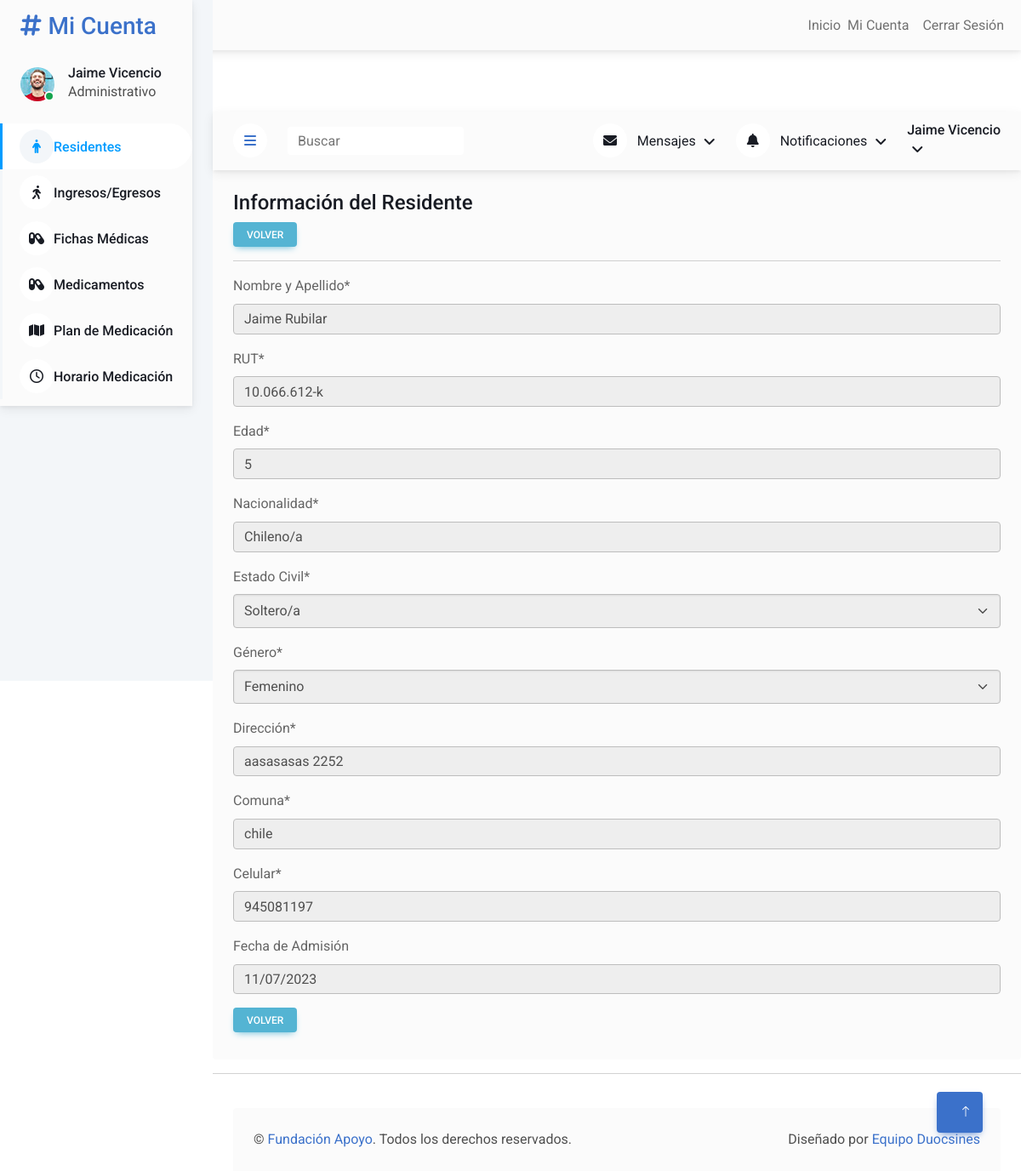
Screenshot of /users/residente/details/1/ (signed in) with the database file from the repository.
### users/models.py (models this page shows, shortened)
class Residente(models.Model):
    nombre_apellido = models.CharField(max_length=100)
    rut = models.CharField(max_length=20)
    nacionalidad = models.CharField(max_length=50, default='Chileno/a')
    fecha_nacimiento = models.DateField()
    estado_civil = models.CharField(max_length=20, choices=ESTADO_CIVIL_CHOICES)
    genero = models.CharField(max_length=1, choices=GENERO_CHOICES)
    direccion = models.CharField(max_length=200)
    comuna = models.CharField(max_length=100)
    celular = models.CharField(max_length=20)
    estado_en_hogar = models.CharField(max_length=1, choices=ESTADO_EN_HOGAR_CHOICES, default='I')
    fecha_admision = models.DateField(null=True, blank=True)
    fecha_egreso = models.DateField(null=True, blank=True)
    def get_absolute_url(self):
        return reverse("users:users-residente-list")
    def get_age(self):
        return int((datetime.date.today() - self.fecha_nacimiento).days / 365.25)

### users/views.py (the view)
# urls.py: path('residente/details/<int:pk>/', ResidenteDetailView.as_view(), name='users-residente-detail'),
class ResidenteDetailView(LoginRequiredMixin, StaffRequiredMixin, DetailView):
    template_name = 'users/residente_detail.html'
    model = Residente
    def get_context_data(self, **kwargs):
        context = super().get_context_data(**kwargs)
        residente = self.get_object()
        form = ResidenteDetailForm(instance=residente)
        for field in form.fields.values():
            field.widget.attrs['disabled'] = True
        context['form'] = form
        return context

### users/forms.py (shortened to what this page needs)
class ResidenteDetailForm(forms.ModelForm):
    age = forms.IntegerField(label='Edad')
    class Meta:
        model = Residente
        fields = ['nombre_apellido', 'rut', 'age', 'nacionalidad', 'estado_civil', 'genero',
                  'direccion', 'comuna', 'celular', 'fecha_admision']
        labels = {
            'nombre_apellido': 'Nombre y Apellido',
            'rut': 'RUT',
            'age': 'Edad',
            'nacionalidad': 'Nacionalidad',
            'estado_civil': 'Estado Civil',
            'genero': 'Género',
            'direccion': 'Dirección',
            'comuna': 'Comuna',
            'celular': 'Celular',
            'fecha_admision': 'Fecha de Admisión',
        }
    def __init__(self, *args, **kwargs):
        super().__init__(*args, **kwargs)
        instance = getattr(self, 'instance', None)
        if instance and instance.fecha_nacimiento:
            self.initial['age'] = instance.get_age()

### users/mixins.py (called while the page is built)
    def dispatch(self, request, *args, **kwargs):
        if not request.user.is_authenticated or not request.user.is_staff:
            raise PermissionDenied
        return super().dispatch(request, *args, **kwargs)

### users/templates/users/residente_detail.html (shortened to what this page needs)
{% extends "users/base.html" %}
{% load static %}
{% load crispy_forms_tags %}
{% block content %}
<div class="container-xxl position-relative bg-white d-flex p-0">
        <div class="sidebar pe-4 pb-3">
            <nav class="navbar bg-light navbar-light">
                <a href="{% url 'users:users-residente-list' %}" class="navbar-brand mx-4 mb-3">
                    <h3 class="text-primary"><i class="fa fa-hashtag me-2"></i>Mi Cuenta</h3>
                </a>
                <div class="d-flex align-items-center ms-4 mb-4">
                    <div class="position-relative">
                        <img class="rounded-circle" src="{% static 'users/img/user.jpg' %}" alt="" style="width: 40px; height: 40px;">
                        <div class="bg-success rounded-circle border border-2 border-white position-absolute end-0 bottom-0 p-1"></div>
                    </div>
                    <div class="ms-3">
                        <h6 class="mb-0"> {{ request.user.first_name|capfirst }} {{ request.user.last_name|capfirst }}</h6>
                        {% if request.user.groups.first %}
                        <span class="d-none d-lg-inline-flex">{{ request.user.groups.first.name }}</span>
                        {% else %}
                        <span class="d-none d-lg-inline-flex">Sin grupo Asignado</span>
                        {% endif %}
                    </div>
                </div>
                <div class="navbar-nav w-100">
                    <a href="{% url 'users:users-residente-list' %}" class="nav-item nav-link active"><i class="fa-solid fa-person"></i>Residentes</a>
                    <a href="{% url 'users:users-residente-ingreso-egreso-list' %}" class="nav-item nav-link "><i class="fa-solid fa-person-walking"></i></i>Ingresos/Egresos</a>
                    <a href="{% url 'users:users-fichamedica-list' %}" class="nav-item nav-link"><i class="fa-solid fa-capsules"></i>Fichas Médicas</a>
                    <a href="{% url 'users:users-medicamento-list' %}" class="nav-item nav-link "><i class="fa-solid fa-capsules"></i>Medicamentos</a>
                    <a href="{% url 'users:users-planmedicacion-list' %}" class="nav-item nav-link"><i class="fa-solid fa-map"></i></i>Plan de Medicación</a>
                    <a href="{% url 'users:users-dosismedicamento-list' %}" class="nav-item nav-link"><i class="fa-regular fa-clock"></i>Horario Medicación</a>
                </div>
            </nav>
        </div>
<div class="content">
    <nav class="navbar navbar-expand bg-light navbar-light sticky-top px-4 py-0">
        <a href="#" class="sidebar-toggler flex-shrink-0">
            <i class="fa fa-bars"></i>
        </a>
        <form class="d-none d-md-flex ms-4">
            <input class="form-control border-0" type="search" placeholder="Buscar">
        </form>
        <div class="navbar-nav align-items-center ms-auto">
            <div class="nav-item dropdown">
                <a href="#" class="nav-link dropdown-toggle" data-bs-toggle="dropdown">
                    <i class="fa fa-envelope me-lg-2"></i>
                    <span class="d-none d-lg-inline-flex">Mensajes</span>
                </a>
            </div>
            <div class="nav-item dropdown">
                <a href="#" class="nav-link dropdown-toggle" data-bs-toggle="dropdown">
                    <i class="fa fa-bell me-lg-2"></i>
                    <span class="d-none d-lg-inline-flex">Notificaciones</span>
                </a>
            </div>
            <div class="nav-item dropdown">
                <a href="#" class="nav-link dropdown-toggle" data-bs-toggle="dropdown">
                    <h6 class="mb-0"> {{ request.user.first_name|capfirst }} {{ request.user.last_name|capfirst }}</h6>
                </a>
            </div>
        </div>
    </nav>
            <div class="col-12">
                <div class="bg-light rounded h-100 p-4">
                    <h4>Información del Residente</h4>
                    <h6><a href="{{ residente.get_absolute_url }}" class="btn btn-sm btn-info mt-auto">Volver</a></h6>
                <hr />
                <form>
                    {{ form|crispy }}
                </form>
                <h6><a href="{{ residente.get_absolute_url }}" class="btn btn-sm btn-info mt-auto">Volver</a></h6>
                </div>
                <hr>
            </div>
            <div class="container-fluid pt-4 px-4">
                <div class="bg-light rounded-top p-4">
                    <div class="row">
                        <div class="col-12 col-sm-6 text-center text-sm-start">
                            &copy; <a href="#">Fundación Apoyo</a>. Todos los derechos reservados.
                        </div>
                        <div class="col-12 col-sm-6 text-center text-sm-end">
                            Diseñado por <a href="#">Equipo Duocsines</a>
                        </div>
                    </div>
                </div>
            </div>
        </div>
    <a href="#" class="btn btn-lg btn-primary btn-lg-square back-to-top"><i class="bi bi-arrow-up"></i></a>
</div>
{% endblock content %}

### users/static/users/css/style.css (style rules this page uses)
:root { --primary: #009CFF; --light: #F3F6F9; --dark: #191C24; }
.back-to-top { position: fixed; display: none; right: 45px; bottom: 45px; z-index: 99; }
.btn { transition: .5s; }
.btn.btn-primary { color: #FFFFFF; }
.btn-lg-square { width: 48px; height: 48px; }
.btn-square, .btn-sm-square, .btn-lg-square { padding: 0; display: inline-flex; align-items: center; justify-content: center; font-weight: normal; border-radius: 50px; }
.sidebar { position: fixed; top: 0; left: 0; bottom: 0; width: 250px; height: 100vh; overflow-y: auto; background: var(--light); transition: 0.5s; z-index: 999; }
.content { margin-left: 250px; min-height: 100vh; background: #FFFFFF; transition: 0.5s; }
@media (min-width: 992px) { .sidebar { margin-left: 0; } }
@media (min-width: 992px) { .content { width: calc(100% - 250px); } }
.sidebar .navbar .navbar-nav .nav-link { padding: 7px 20px; color: var(--dark); font-weight: 500; border-left: 3px solid var(--light); border-radius: 0 30px 30px 0; outline: none; }
.sidebar .navbar .navbar-nav .nav-link:hover, .sidebar .navbar .navbar-nav .nav-link.active { color: var(--primary); background: #FFFFFF; border-color: var(--primary); }
.sidebar .navbar .navbar-nav .nav-link i { width: 40px; height: 40px; display: inline-flex; align-items: center; justify-content: center; background: #FFFFFF; border-radius: 40px; }
.sidebar .navbar .navbar-nav .nav-link:hover i, .sidebar .navbar .navbar-nav .nav-link.active i { background: var(--light); }
.content .navbar .navbar-nav .nav-link { margin-left: 25px; padding: 12px 0; color: var(--dark); outline: none; }
.content .navbar .sidebar-toggler, .content .navbar .navbar-nav .nav-link i { width: 40px; height: 40px; display: inline-flex; align-items: center; justify-content: center; background: #FFFFFF; border-radius: 40px; }
.content .navbar .dropdown-toggle::after { margin-left: 6px; vertical-align: middle; border: none; content: "\f107"; font-family: "Font Awesome 5 Free"; font-weight: 900; transition: .5s; }

### rows the page displays
Residente: nombre_apellido "Jaime Rubilar", rut "10.066.612-k", nacionalidad "Chileno/a", estado_civil "Soltero/a", genero "Femenino", direccion "aasasasas 2252", comuna "chile", celular "945081197", fecha_admision "11/07/2023"

### other values shown
{{ request.user.first_name|capfirst }} "Jaime"
{{ request.user.last_name|capfirst }} "Vicencio"
{{ request.user.groups.first.name }} "Administrativo"
